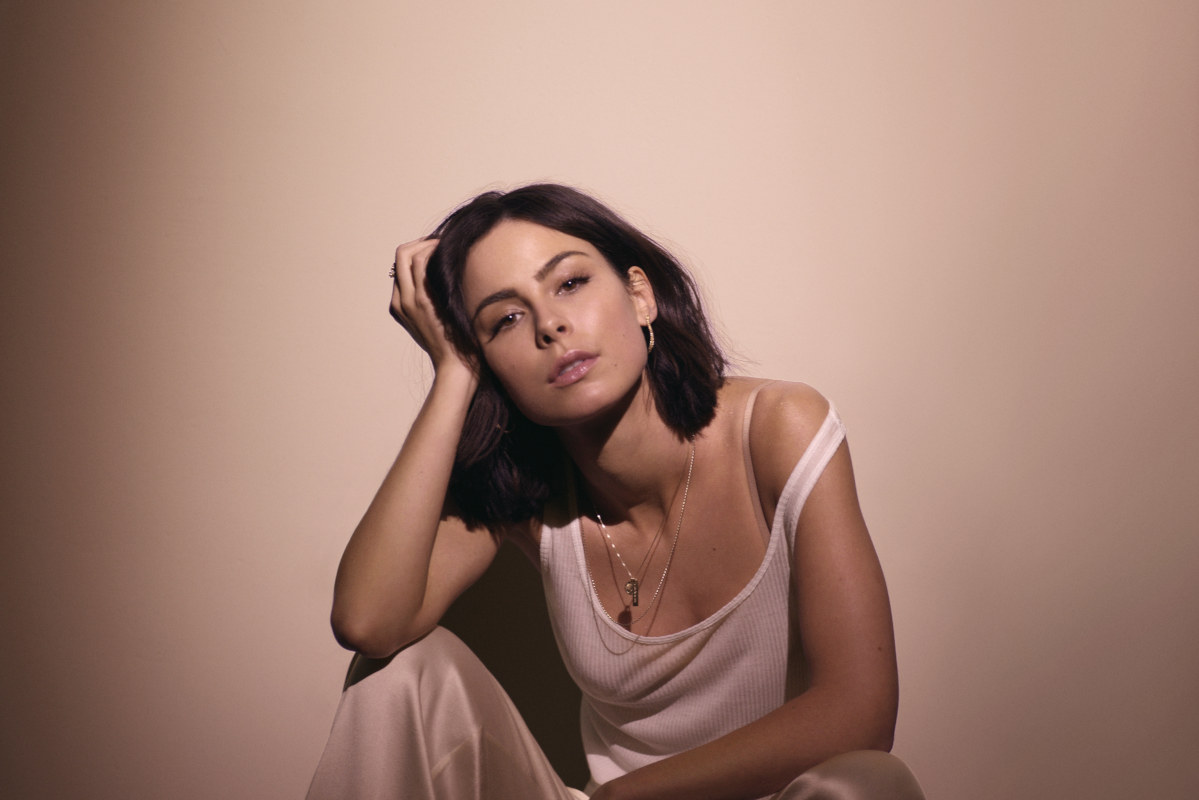
#> input picture Sesi 2/model.jpg, 1199 x 800 px
$ python main.py
#> lines starting #> are read from the running program, lines starting #| are printed output that depends on the picture
import cv2
import numpy as np
import matplotlib.pyplot as plt

image = cv2.imread('model.jpg')
#> image is the input picture: shape (800, 1199, 3); mean B, G, R 113.1, 125.7, 159.2
grayed_image = cv2.cvtColor(image, cv2.COLOR_BGR2GRAY)
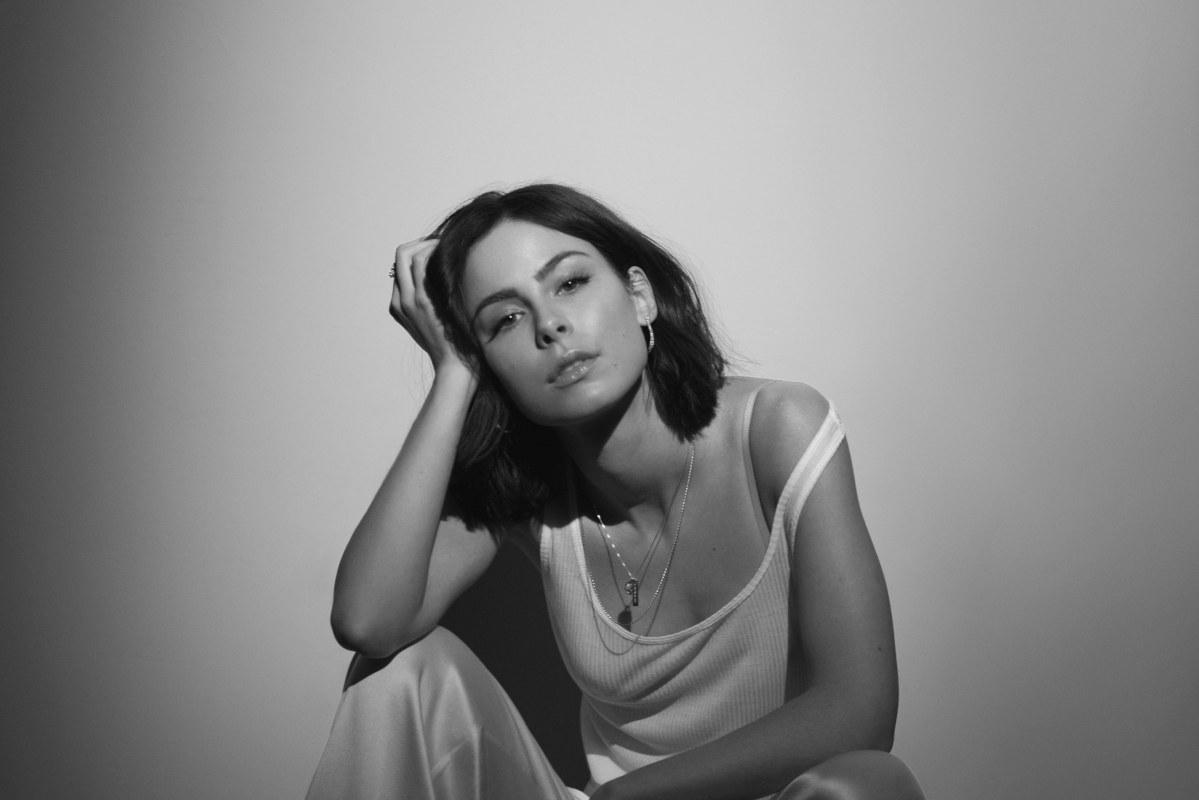
#> grayed_image: shape (800, 1199); min 6, max 248, mean 134.2

def show_result(label = None, image = None, c_map = 'gray'):
    # Plot kiri atas
#> called with label = 'normal image', c_map = 'gray'
    plt.figure(figsize=(8,8))
    plt.subplot(1,2,1)
    plt.hist(image.flat, bins=256, range=(0, 256))
    plt.title(label)
    plt.xlabel('Intensity Value')
    plt.ylabel('Intensity Quantity')

    # Plot kanan atas
    plt.subplot(1, 2, 2)
    plt.imshow(image, c_map)
    plt.axis('off')
    plt.show()
#> figure, not shown here; panel 1: tallest bar 14618 high, from x = 205 to 206

normal_image = grayed_image.copy()
show_result('normal image', normal_image)

# Normal Equalization (pakai bawain function)
equalized_hist = cv2.equalizeHist(grayed_image)
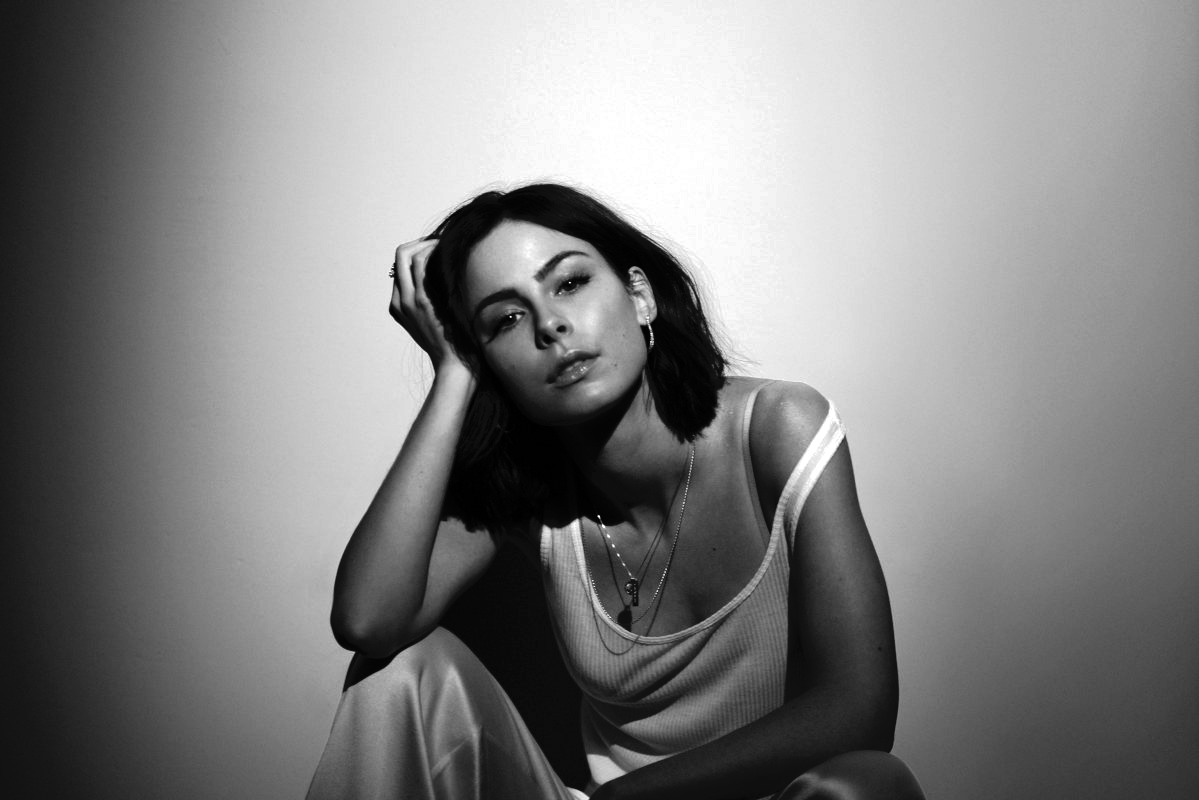
#> equalized_hist: shape (800, 1199); min 0, max 255, mean 128.3
show_result('normalized image', equalized_hist)

# CLAHE (Contrast Limiting Adaptive Histogram Equalization)
clahe = cv2.createCLAHE(clipLimit=2.0, tileGridSize=(8,8))
clahed_hist = clahe.apply(grayed_image)
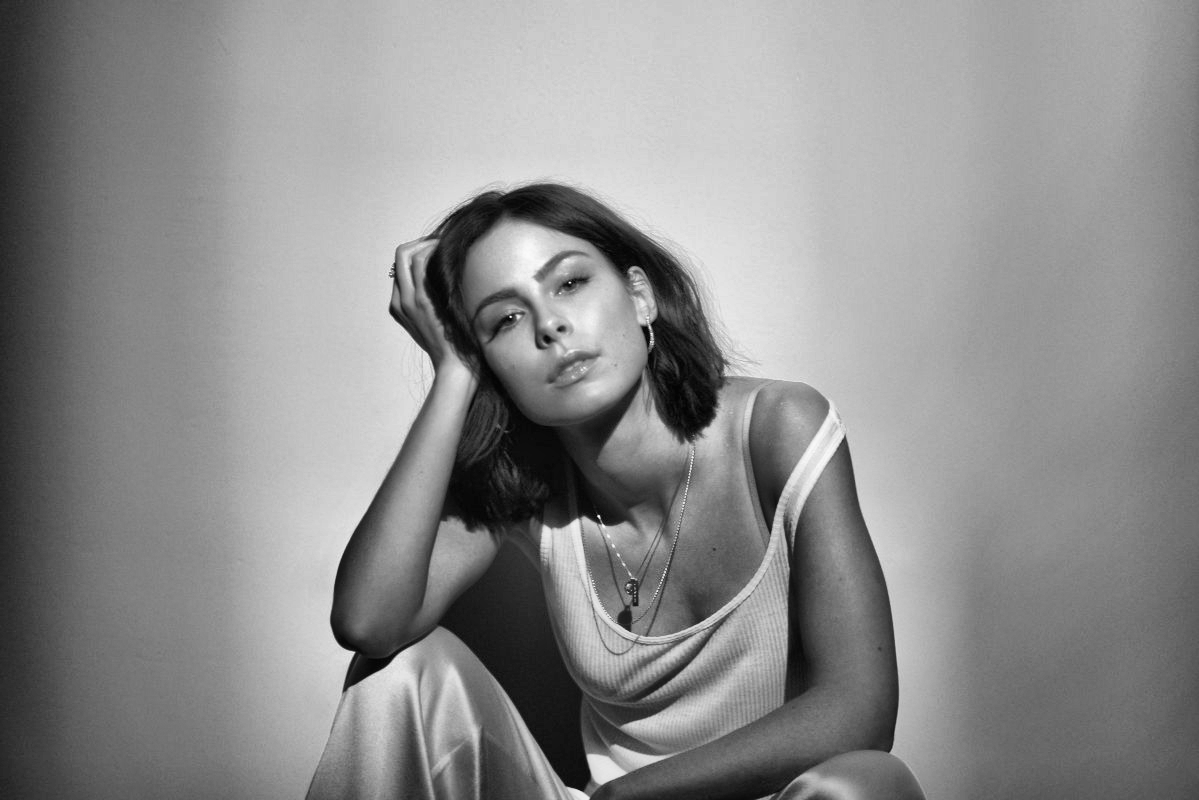
#> clahed_hist: shape (800, 1199); min 2, max 252, mean 140.3

show_result('normalized image (CLAHE)', clahed_hist)
#> call 3 of show_result, with label = 'normalized image (CLAHE)', c_map = 'gray'
#> in show_result (call 3), `plt.show()`:
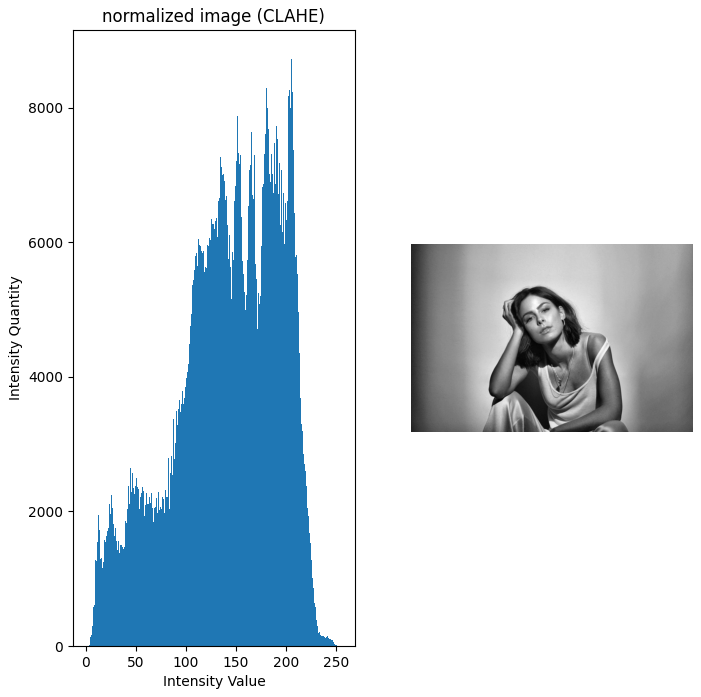
#> figure drawn by matplotlib, 2 panels; panel 1: tallest bar 8718 high, from x = 205 to 206

hist_labels = ['normal', 'normalized', 'normalized (clahe)']
hist_images = [normal_image, equalized_hist, clahed_hist]

plt.figure(figsize=(12, 12))
for i, (lbl, img) in enumerate(zip(hist_labels, hist_images)):
    plt.subplot(3,1,i+1)
    plt.hist(img.flat, bins=256, range=(0, 256))
    plt.title(lbl)
    plt.xlabel('Intensity Value')
    plt.ylabel('Intensity Quantity')
#> this loop made 3 passes
#> lbl on passes 1 to 3: 'normal', 'normalized', 'normalized (clahe)'
plt.show()
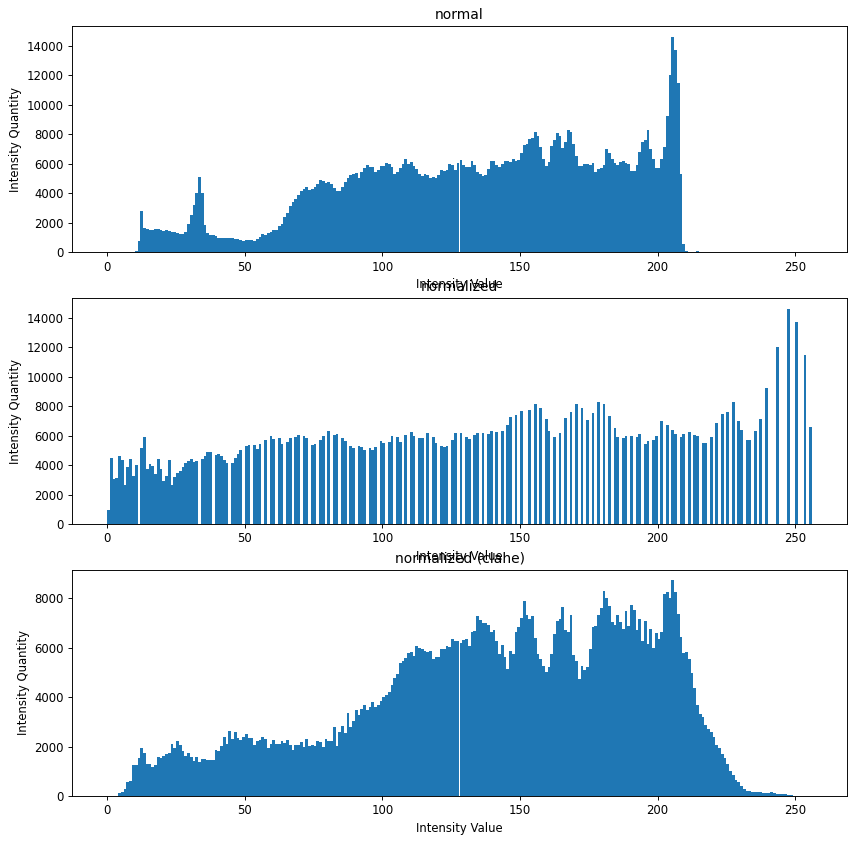
#> figure drawn by matplotlib, 3 panels; panel 1: tallest bar 14618 high, from x = 205 to 206; panel 2: tallest bar 14618 high, from x = 247 to 248; panel 3: tallest bar 8718 high, from x = 205 to 206


plt.figure(figsize=(12, 12))
for i, (lbl, img) in enumerate(zip(hist_labels, hist_images)):
    plt.subplot(1,3,i+1)
    plt.imshow(img, cmap='gray')
    plt.title(lbl)
    plt.axis('off')
plt.show()
